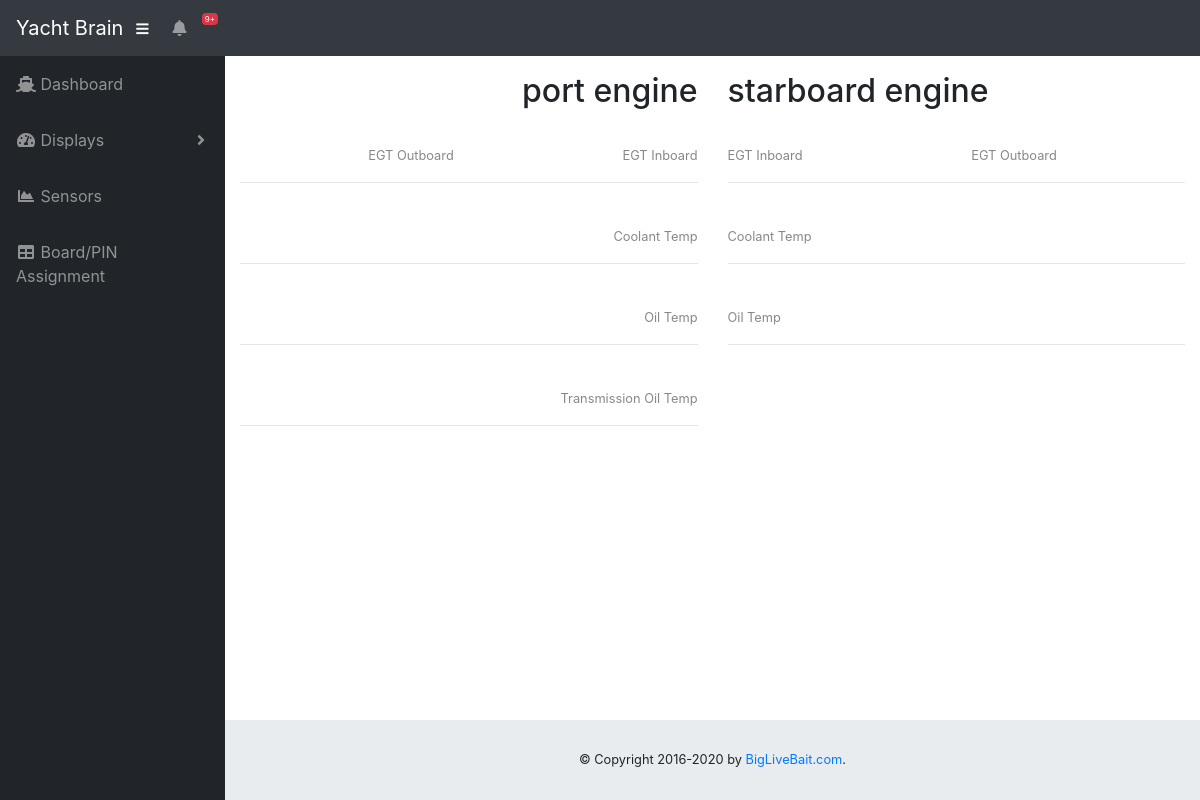
The page /display_twin_engine on the database its author committed.
### models.py (models this page shows, shortened)
class SensorTypes(db.Model):
    sensor_type_id = db.Column(db.Integer, unique=True, nullable=False, primary_key=True)
    sensor_type_value = db.Column(db.String(80), unique=False, nullable=False, primary_key=False)
    sensor_type_title = db.Column(db.String(80), unique=False, nullable=False, primary_key=False)

class Sensors(db.Model):
    sensor_db_id = db.Column(db.Integer, unique=True, nullable=False, primary_key=True)
    title = db.Column(db.String(80))
    sensor_id = db.Column(db.String())
    sensor_location = db.Column(db.String(80))
    sensor_type = db.Column(db.String(80))
    warning_low = db.Column(db.Integer)
    warning_hi = db.Column(db.Integer)
    alarm_low = db.Column(db.Integer)
    alarm_hi = db.Column(db.Integer)
    mapping_a_reading = db.Column(db.Integer)
    mapping_a_value = db.Column(db.Integer)
    mapping_b_reading = db.Column(db.Integer)
    mapping_b_value = db.Column(db.Integer)
    is_one_wire = db.Column(db.Integer)
    is_analog_sensor = db.Column(db.Integer)

### app.py (the view)
@app.route('/display_twin_engine')
def display_twin_engine():
    sensors = Sensors.query.order_by(Sensors.title).all()
    sensor_locations = SensorLocations.query.order_by(SensorLocations.sensor_location_value).all()
    sensor_types = SensorTypes.query.order_by(SensorTypes.sensor_type_value).all()
    rpipins = RPIPins.query.order_by(RPIPins.rpipins_id).all()
    return render_template("display_twin_engine.html", sensors=sensors, sensor_types=sensor_types)

### templates/display_twin_engine.html (shortened to what this page needs)
{% extends "layout.html" %}
{% block content %}
<div class="row daylight" id="sensor_display_screen">
	<div class="col-sm-6 align_right">
		<h2>port engine</h2>
		{% for sensor in sensors %}
			{% if sensor.sensor_location=='engine_port' and sensor.sensor_type=='exhaustTemperatureOutboard' %}
				<div class="row">
					<div class="col-sm-6">
						{%include "display_sensor_value.html"%}
					</div>
			{% endif %}
		{% endfor %}
		{% for sensor in sensors %}
			{% if sensor.sensor_location=='engine_port' and sensor.sensor_type=='exhaustTemperatureInboard' %}
					<div class="col-sm-6">
						{%include "display_sensor_value.html"%}
					</div>
				</div>
				<hr/>
			{% endif %}
		{% endfor %}
		{% for sensor in sensors %}
			{% if sensor.sensor_location=='engine_port' and sensor.sensor_type=='coolantTemperature' %}
				<div class="row">
					<div class="col-sm-12">
						{%include "display_sensor_value.html"%}
					</div>
				</div>
				<hr/>
			{% endif %}
		{% endfor %}
		{% for sensor in sensors %}
			{% if sensor.sensor_location=='engine_port' and sensor.sensor_type=='oilTemperature' %}
				<div class="row">
					<div class="col-sm-12">
						{%include "display_sensor_value.html"%}
					</div>
				</div>
				<hr/>
			{% endif %}
		{% endfor %}
		{% for sensor in sensors %}
			{% if sensor.sensor_location=='engine_port' and sensor.sensor_type=='transmissionOilTemperature' %}
				<div class="row">
					<div class="col-sm-12">
						{%include "display_sensor_value.html"%}
					</div>
				</div>
				<hr/>
			{% endif %}
        {% endfor %}
	</div>
	<div class="col-sm-6 align_left">
		<h2>starboard engine</h2>
		{% for sensor in sensors %}
			{% if sensor.sensor_location=='engine_stbd' and sensor.sensor_type=='exhaustTemperatureInboard' %}
				<div class="row">
					<div class="col-sm-6">
						{%include "display_sensor_value.html"%}
					</div>
			{% endif %}
		{% endfor %}
		{% for sensor in sensors %}
			{% if sensor.sensor_location=='engine_stbd' and sensor.sensor_type=='exhaustTemperatureOutboard' %}
					<div class="col-sm-6">
						{%include "display_sensor_value.html"%}
					</div>
				</div>
				<hr/>
			{% endif %}
		{% endfor %}
		{% for sensor in sensors %}
			{% if sensor.sensor_location=='engine_stbd' and sensor.sensor_type=='coolantTemperature' %}
				<div class="row">
					<div class="col-sm-12">
						{%include "display_sensor_value.html"%}
					</div>
				</div>
				<hr/>
			{% endif %}
		{% endfor %}
		{% for sensor in sensors %}
			{% if sensor.sensor_location=='engine_stbd' and sensor.sensor_type=='oilTemperature' %}
				<div class="row">
					<div class="col-sm-12">
						{%include "display_sensor_value.html"%}
					</div>
				</div>
				<hr/>
			{% endif %}
		{% endfor %}
	</div>
</div>
{% endblock %}

### templates/display_sensor_value.html (shortened to what this page needs)
		<br/>
		<span class="sensor_value_label">
			{% for sensor_type in sensor_types %}
				{% if sensor.sensor_type == sensor_type.sensor_type_value %}{{ sensor_type.sensor_type_title }}{% endif %}
			{% endfor %}
			</span>

### static/css/sb-admin.css (style rules this page uses)
html { position: relative; min-height: 100%; }
body { height: 100%; }
:root { --input-padding-x: 0.75rem; --input-padding-y: 0.75rem; }

### static/css/style.css (style rules this page uses)
.sensor_value_label { font-size:.8em; }
.daylight .sensor_value_label { color:#888888; }
.align_right { text-align:right; }
.align_left { text-align:left; }

### rows shown on the page
SensorTypes: sensor_type_title "EGT Outboard"
SensorTypes: sensor_type_title "EGT Inboard"
SensorTypes: sensor_type_title "Coolant Temp"
SensorTypes: sensor_type_title "Oil Temp"
SensorTypes: sensor_type_title "Transmission Oil Temp"
